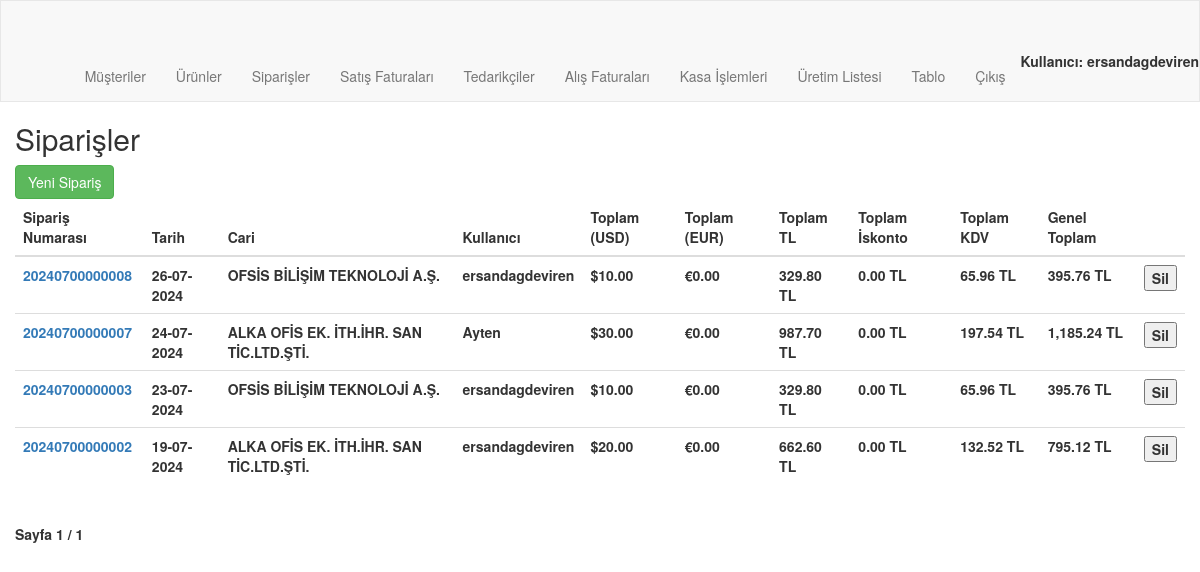
/order/orders/ (signed in), run on an earlier commit of the app's database.
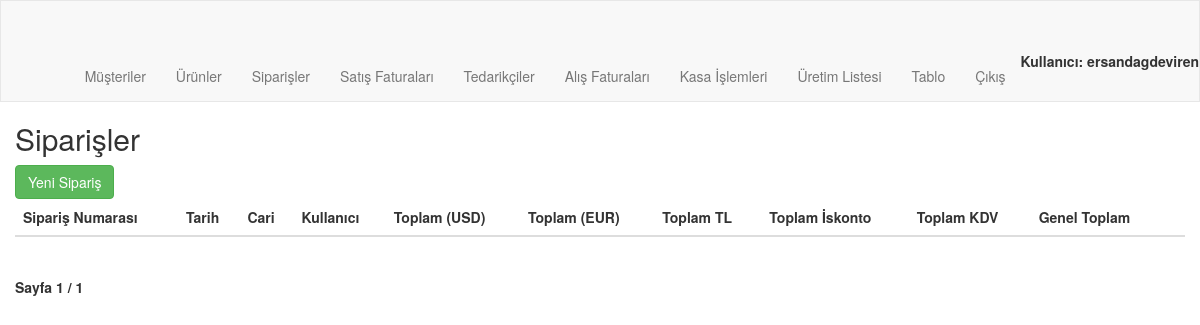
And on a later commit of the database.
### order/models.py (models this page shows, shortened)
class Order(models.Model):
    order_number = models.CharField(max_length=20, unique=True, blank=True)
    customer = models.ForeignKey(Customer, on_delete=models.PROTECT, related_name="customer_orders")
    date = models.DateTimeField(auto_now_add=True)
    user = models.ForeignKey(User, on_delete=models.CASCADE, related_name="user_orders")
    is_billed = models.BooleanField(default=False)

class Customer(models.Model):
    user = models.ForeignKey(User, on_delete=models.CASCADE, related_name="user_customers",blank=True,null=True)
    customerCode = models.CharField(max_length=50)
    companyName = models.CharField(max_length=50)
    taxOffice = models.CharField(max_length=50)
    tax_number = models.CharField(max_length=50, blank=True)
    name = models.CharField(max_length=50, blank=True)
    middleName = models.CharField(max_length=50, blank=True)
    surname = models.CharField(max_length=50, blank=True)
    city = models.CharField(max_length=50)
    district = models.CharField(max_length=50)
    adress = models.CharField(max_length=250, blank=True)
    shipping_adress=models.CharField(max_length=250, blank=True)
    country = models.CharField(max_length=50, blank=True, default="Türkiye")
    email = models.EmailField(blank=True)
    telephone = models.CharField(max_length=11, blank=True)
    customerType = models.CharField(max_length=50, blank=True)
    contactPerson = models.CharField(max_length=50, blank=True)
    E_invoice=models.BooleanField(default=True)
    def __str__(self):
        return self.companyName

### order/views.py (the view)
# urls.py: path('orders/', views.order_list, name='order_list'),
@login_required
@user_passes_test(is_admin)
def order_list(request):
    if request.method == 'POST':
        order_id = request.POST.get('order_id')
        order = get_object_or_404(Order, id=order_id)
        order.delete()
        return redirect('order:order_list')
    orders = Order.objects.all().order_by('-date')
    orders_with_totals = []
    for order in orders:
        total_amount_usd = 0
        total_amount_eur = 0
        total_amount_tl = 0
        total_tax = 0
        total_discount = 0
        for item in order.order_items.all():
            product = item.product
            if item.discount_rate == 0:
                price_in_tl = item.price * item.quantity * item.currency_rate
                discount = 0
            else:
                price_in_tl = item.price * (100 - item.discount_rate) / 100 * item.quantity * item.currency_rate
                discount = (item.price * item.quantity * item.currency_rate) - (
                        item.price * (100 - item.discount_rate) / 100 * item.quantity * item.currency_rate)
            product_tax = price_in_tl * product.tax / 100
            if str(product.currency) == 'USD':
                total_amount_usd += item.price * item.quantity
            else:  # Assuming it's EUR if not USD
                total_amount_eur += item.price * item.quantity
            total_amount_tl += price_in_tl
            total_tax += product_tax
            total_discount += discount
        total_amount_tl = round(total_amount_tl, 2)
        total_amount_eur = round(total_amount_eur, 2)
        total_amount_usd = round(total_amount_usd, 2)
        total_discount = round(total_discount, 2)
        total_tax = round(total_tax, 2)
        grand_total = total_amount_tl + total_tax
        orders_with_totals.append({
            'order': order,
            'total_amount_usd': f"{total_amount_usd:,.2f}",
            'total_amount_eur': f"{total_amount_eur:,.2f}",
            'total_amount_tl': f"{total_amount_tl:,.2f}",
            'total_discount': f"{total_discount:,.2f}",
            'total_tax': f"{total_tax:,.2f}",
            'grand_total': f"{grand_total:,.2f}",
            'order_date': order.date.strftime('%d-%m-%Y'),  # Adding the order date
        })
    paginator = Paginator(orders_with_totals, 50)  # Show 20 orders per page
    page_number = request.GET.get('page')
    page_obj = paginator.get_page(page_number)
    return render(request, 'order/order_list.html', {'page_obj': page_obj})

### order/models.py (called while the page is built)
    def __str__(self):
        return self.currency

### order/views.py (called while the page is built)
def is_admin(user):
    return user.is_authenticated and user.is_staff

### order/Templates/order/order_list.html (shortened to what this page needs)
{% extends "order/navbar.html" %}
{% block content %}
<body>
    <h2>Siparişler</h2>
    <a href="{% url 'order:customer_list' %}" class="btn btn-success mb-2">Yeni Sipariş</a>
    <table class="table">
        <thead>
            <tr>
                <th>Sipariş Numarası</th>
                <th>Tarih</th>
                <th>Cari</th>
                <th>Kullanıcı</th>
                <th>Toplam (USD)</th>
                <th>Toplam (EUR)</th>
                <th>Toplam TL</th>
                <th>Toplam İskonto</th>
                <th>Toplam KDV</th>
                <th>Genel Toplam</th>
                <th></th>
            </tr>
        </thead>
        <tbody>
            {% for order_with_total in page_obj %}
            {% if not order_with_total.order.is_billed %}
            <tr>
                <td><a href="{% url 'order:order_detail' order_with_total.order.order_number %}">{{ order_with_total.order.order_number }}</a></td>
                <td>{{ order_with_total.order_date }}</td>
                <td>{{ order_with_total.order.customer }}</td>
                <td>{{ order_with_total.order.user.username }}</td>
                <td>${{ order_with_total.total_amount_usd }}</td>
                <td>€{{ order_with_total.total_amount_eur }}</td>
                <td>{{ order_with_total.total_amount_tl }} TL</td>
                <td>{{ order_with_total.total_discount }} TL</td>
                <td>{{ order_with_total.total_tax }} TL</td>
                <td><b>{{ order_with_total.grand_total }} TL</b></td>
                <td>
                    <form method="POST" onsubmit="return confirmDelete();">
                        <button type="submit" name="delete_order">Sil</button>
                    </form>
                </td>
            </tr>
            {% endif %}
            {% endfor %}
        </tbody>
    </table>
    <div class="pagination">
        <span class="step-links">
            <span class="current">
                Sayfa {{ page_obj.number }} / {{ page_obj.paginator.num_pages }}
            </span>
        </span>
    </div>
</body>
{% endblock %}

### order/Templates/order/navbar.html (shortened to what this page needs)
<!DOCTYPE html>
{% load static %}
<html lang="en">
<head>
    <link rel="stylesheet" href="https://maxcdn.bootstrapcdn.com/bootstrap/3.3.7/css/bootstrap.min.css">
</head>
<body>
    <nav class="navbar navbar-default">
        <div class="container-custom">
            <div class="navbar-header">
                <a class="navbar-brand brand-font" href="{% url 'order:main' %}">
                </a>
            </div>
            <ul class="nav navbar-nav navbar-right">
                {% if user.is_authenticated %}
                    {% if user.is_staff %}
                        <li><a href="{% url 'order:customer_listed' %}">Müşteriler</a></li>
                        <li><a href="{% url 'order:search' %}">Ürünler</a></li>
                        <li><a href="{% url 'order:order_list' %}">Siparişler</a></li>
                        <li><a href="{% url 'order:invoice_list' %}">Satış Faturaları</a></li>
                        <li><a href="{% url 'order:supplier_listed' %}">Tedarikçiler</a></li>
                        <li><a href="{% url 'order:buying_invoice_list' %}">Alış Faturaları</a></li>
                        <li><a href="{% url 'order:payment_receipt_list' %}">Kasa İşlemleri</a></li>
                        <li><a href="{% url 'order:make_production' %}">Üretim Listesi</a></li>
                        <li><a href="{% url 'order:comparison' %}">Tablo</a></li>
                    {% else %}
                        <li><a href="{% url 'order:user_order_list' %}">Siparişlerim</a></li>
                        <li><a href="{% url 'order:user_invoice_list' %}">Faturalarım</a></li>
                        <li><a href="{% url 'order:user_financial' %}">Cari Ekstrem</a></li>
                    {% endif %}
                    <li><a href="{% url 'users:logout' %}">Çıkış</a></li>
                    {% if not user.is_staff %}
                        <li><a href="{% url 'order:customer_update_request' user.pk %}"> <b>Merhaba {{user.username}}</b></a></li>
                    {% else %}
                        <li> <b>Kullanıcı: {{user.username}}</li>
                    {% endif %}
                {% else %}
                    <li><a href="{% url 'users:login' %}">Giriş</a></li>
                    <li><a href="">Üye Ol</a></li>
                {% endif %}
            </ul>
        </div>
    </nav>
    <div class="container-custom">
        {% block content %}
        {% endblock %}
    </div>
</body>
</html>

### order/Templates/order/navbar.html (style rules this page uses)
.container-custom { padding-left: 15px; padding-right: 15px; }
.navbar-default { margin: 0; border-radius: 0; }

What changed in the data, as far as the page shows it:
removed Order: order.order_number "20240700000008", order_date "26-07-2024", order.customer "OFSİS BİLİŞİM TEKNOLOJİ A.Ş.", order.user.username "ersandagdeviren", total_amount_usd "10.00", total_amount_eur "0.00", total_amount_tl "329.80", total_discount "0.00", total_tax "65.96", grand_total "395.76"
removed Order: order.order_number "20240700000007", order_date "24-07-2024", order.customer "ALKA OFİS EK. İTH.İHR. SAN TİC.LTD.ŞTİ.", order.user.username "Ayten", total_amount_usd "30.00", total_amount_eur "0.00", total_amount_tl "987.70", total_discount "0.00", total_tax "197.54", grand_total "1,185.24"
removed Order: order.order_number "20240700000003", order_date "23-07-2024", order.customer "OFSİS BİLİŞİM TEKNOLOJİ A.Ş.", order.user.username "ersandagdeviren", total_amount_usd "10.00", total_amount_eur "0.00", total_amount_tl "329.80", total_discount "0.00", total_tax "65.96", grand_total "395.76"
removed Order: order.order_number "20240700000002", order_date "19-07-2024", order.customer "ALKA OFİS EK. İTH.İHR. SAN TİC.LTD.ŞTİ.", order.user.username "ersandagdeviren", total_amount_usd "20.00", total_amount_eur "0.00", total_amount_tl "662.60", total_discount "0.00", total_tax "132.52", grand_total "795.12"
